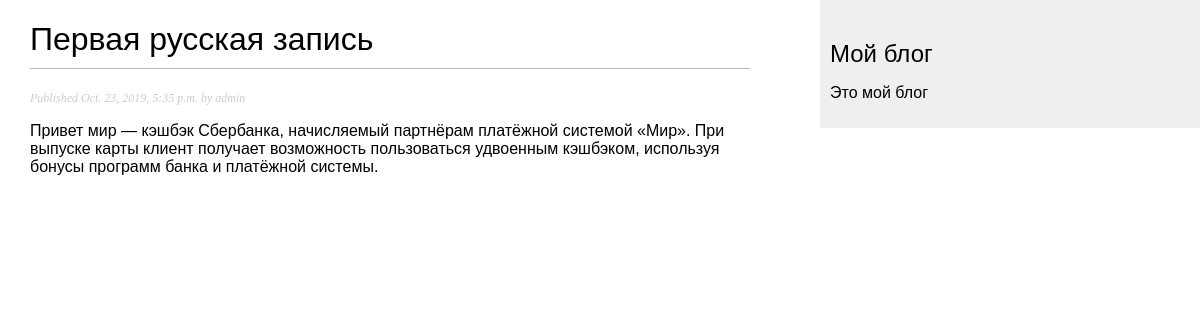
Page /blog/2019/10/23/pervaya-russkaya-zapis/ on the committed database.
### blog/models.py (models this page shows, shortened)
class Post(models.Model):
    STATUS_CHOICES = (
        ('draft', 'Draft'),
        ('published', 'Published'),
    )
    title = models.CharField(max_length=250)
    slug = models.SlugField(max_length=250, unique_for_date='publish')
    author = models.ForeignKey(User, on_delete=models.CASCADE, related_name='blog_posts')
    body = models.TextField()
    publish = models.DateTimeField(default=timezone.now)
    created = models.DateTimeField(auto_now_add=True)
    updated = models.DateTimeField(auto_now=True)
    status = models.CharField(max_length=10, choices=STATUS_CHOICES, default='draft')
    objects = models.Manager()  # менеджер по умолчанию
    published = PublishedManager()  # наш новый менеджер

### blog/views.py (the view)
def post_detail(request, year, month, day, post):
    post = get_object_or_404(Post, slug=post, status='published', publish__year=year,
                             publish__month=month, publish__day=day)
    return render(request, 'blog/post/detail.html', {'post': post})

### blog/templates/blog/post/detail.html (shortened to what this page needs)
{% extends "blog/base.html" %}
{% block content %}
<h1>{{ post.title }}</h1>
<p class="date">Published {{ post.publish }} by {{ post.author }}</p>
{{ post.body|linebreaks }}
{% endblock %}

### blog/static/css/blog.css (style rules this page uses)
body { margin:0; padding:0; font-family:helvetica, sans-serif; }
h1 { font-weight:normal; border-bottom:1px solid #bbb; padding:0 0 10px 0; }
p.date { color:#ccc; font-family: georgia, serif; font-size: 12px; font-style: italic; }

### rows in the picture
Post: title "Первая русская запись", publish "Oct. 23, 2019, 5:35 p.m.", author "admin", body "Привет мир — кэшбэк Сбербанка, начисляемый партнёрам платёжной системой «Мир». При выпуске карты клиент получает возможность пользоваться удвоенным кэшбэком, используя бонусы программ банка и платёжной системы."
